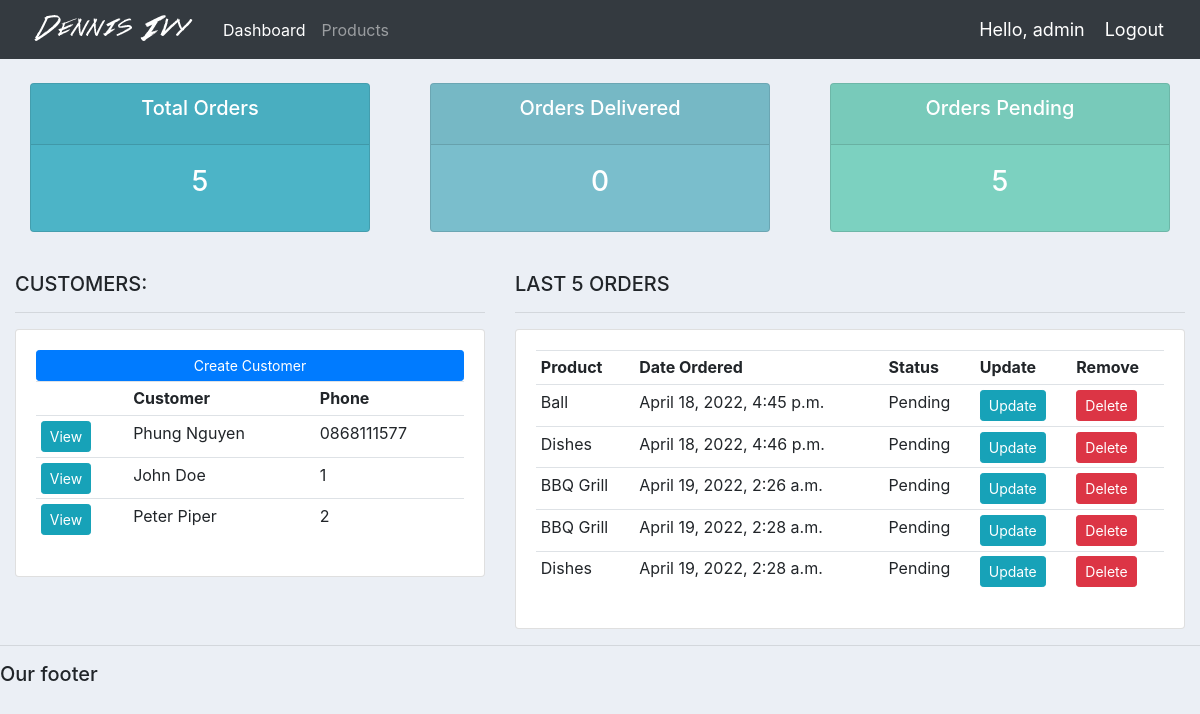
Before: / (signed in) with the older database file.
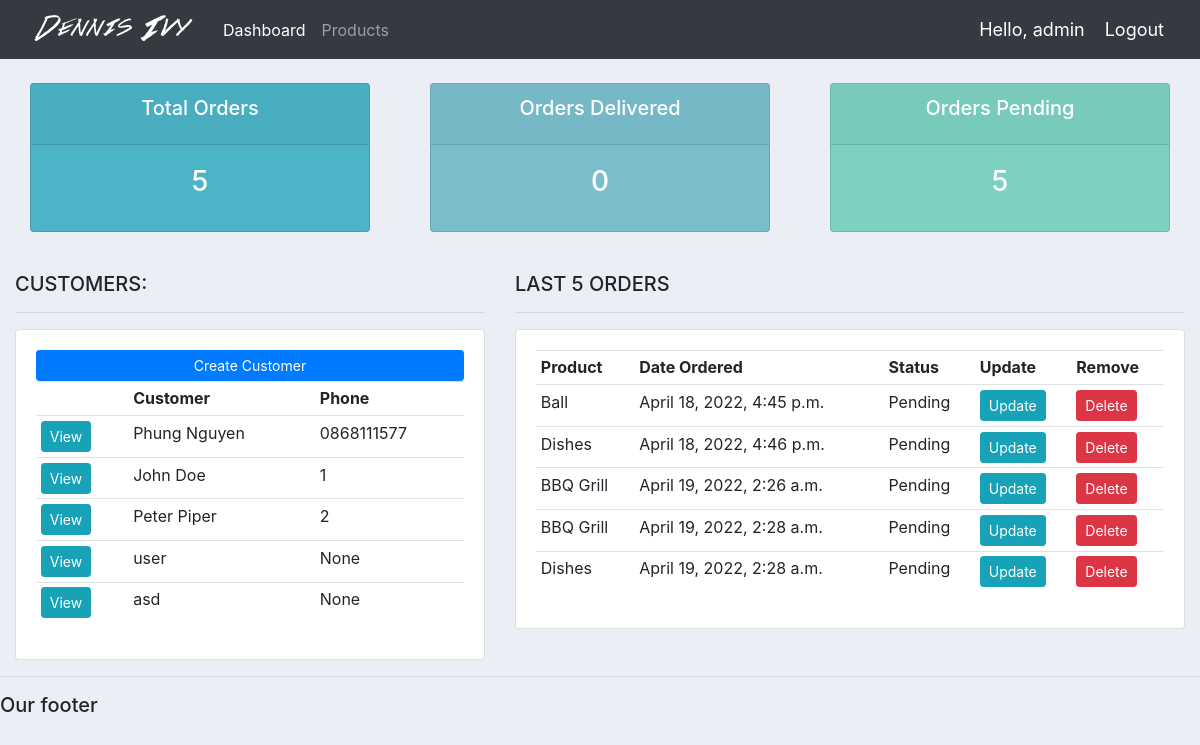
After: the same page with the newer database file.
### accounts/models.py (models this page shows, shortened)
class Customer(models.Model):
	user = models.OneToOneField(User, null=True, blank=True, on_delete=models.CASCADE)
	name = models.CharField(max_length=200, null=True)
	phone = models.CharField(max_length=200, null=True)
	email = models.CharField(max_length=200, null=True)
	profile_pic = models.ImageField(default="profile1.png", null=True, blank=True)
	date_created = models.DateTimeField(auto_now_add=True, null=True)

class Order(models.Model):
	STATUS = (
			('Pending', 'Pending'),
			('Out for delivery', 'Out for delivery'),
			('Delivered', 'Delivered'),
			)
	customer = models.ForeignKey(Customer, null=True, on_delete= models.SET_NULL)
	product = models.ForeignKey(Product, null=True, on_delete= models.SET_NULL)
	date_created = models.DateTimeField(auto_now_add=True, null=True)
	status = models.CharField(max_length=200, null=True, choices=STATUS)
	note = models.CharField(max_length=1000, null=True)

class Product(models.Model):
	CATEGORY = (
			('Indoor', 'Indoor'),
			('Out Door', 'Out Door'),
			)
	name = models.CharField(max_length=200, null=True)
	price = models.FloatField(null=True)
	category = models.CharField(max_length=200, null=True, choices=CATEGORY)
	description = models.CharField(max_length=200, null=True, blank=True)
	date_created = models.DateTimeField(auto_now_add=True, null=True)
	tags = models.ManyToManyField(Tag)
	def __str__(self):
		return self.name

### accounts/decorators.py (the view)
	def wrapper_function(request, *args, **kwargs):
		group = None
		if request.user.groups.exists():
			group = request.user.groups.all()[0].name
		if group == 'customer':
			return redirect('user-page')
		if group == 'admin':
			return view_func(request, *args, **kwargs)

### accounts/views.py (called while the page is built)
@login_required(login_url='login')
@admin_only
def home(request):
	orders = Order.objects.all()
	customers = Customer.objects.all()
	total_customers = customers.count()
	total_orders = orders.count()
	delivered = orders.filter(status='Delivered').count()
	pending = orders.filter(status='Pending').count()
	context = {'orders':orders, 'customers':customers,
	'total_orders':total_orders,'delivered':delivered,
	'pending':pending }
	return render(request, 'accounts/dashboard.html', context)

### accounts/templates/accounts/dashboard.html
{%  extends 'accounts/main.html' %}
{% block content %}
{%  include 'accounts/status.html' %}
<br>
<div class="row">
	<div class="col-md-5">
		<h5>CUSTOMERS:</h5>
		<hr>
		<div class="card card-body">
			<a class="btn btn-primary  btn-sm btn-block" href="">Create Customer</a>
			<table class="table table-sm">
				<tr>
					<th></th>
					<th>Customer</th>
					<th>Phone</th>
				</tr>
				{% for customer in customers %}
					<tr>
						<td><a class="btn btn-sm btn-info" href="{% url 'customer' customer.id %}">View</a></td>
						<td>{{customer.name}}</td>
						<td>{{customer.phone}}</td>
					</tr>
				{% endfor %}
			</table>
		</div>
	</div>
	<div class="col-md-7">
		<h5>LAST 5 ORDERS</h5>
		<hr>
		<div class="card card-body">
			<table class="table table-sm">
				<tr>
					<th>Product</th>
					<th>Date Ordered</th>
					<th>Status</th>
					<th>Update</th>
					<th>Remove</th>
				</tr>
				{% for order in orders %}
					<tr>
						<td>{{order.product}}</td>
						<td>{{order.date_created}}</td>
						<td>{{order.status}}</td>
						<td><a class="btn btn-sm btn-info" href="{% url 'update_order' order.id %}">Update</a></td>
						<td><a class="btn btn-sm btn-danger" href="{% url 'delete_order' order.id %}">Delete</a></td>
					</tr>
				{% endfor %}
			</table>
		</div>
	</div>
</div>
{% endblock %}

### accounts/templates/accounts/main.html (shortened to what this page needs)
{% load static %}
<!DOCTYPE html>
<html>
<head>
	<link rel="stylesheet" href="https://stackpath.bootstrapcdn.com/bootstrap/4.3.1/css/bootstrap.min.css">
	<link rel="stylesheet" type="text/css" href="{% static 'css/main.css' %}">
</head>
<body>
	{%  include 'accounts/navbar.html' %}
	<div class="container-fluid">
	{% block content %}
	{% endblock %}
    </div>
	<hr>
	<h5>Our footer</h5>
</body>
</html>

### accounts/templates/accounts/navbar.html (shortened to what this page needs)
{% load static %}
<nav class="navbar navbar-expand-lg navbar-dark bg-dark">
 <img src="{% static 'images/logo.png' %}">
  <div class="collapse navbar-collapse" id="navbarNav">
    <ul class="navbar-nav">
      {% if request.user.is_staff %}
      <li class="nav-item active">
        <a class="nav-link" href="{% url 'home' %}">Dashboard</a>
      </li>
      <li class="nav-item">
        <a class="nav-link" href="{% url 'products' %}">Products</a>
      </li>
      {% else %}
       <li class="nav-item">
        <a class="nav-link" href="{% url 'account' %}">Settings</a>
      </li>
      {% endif %}
    </ul>
  </div>
  <span class="hello-msg">Hello, {{request.user}}</span>
  <span ><a  class="hello-msg" href="{% url 'logout' %}">Logout</a></span>
</nav>

### accounts/templates/accounts/status.html
<br>
<div class="row">
	<div class="col">
		<div class="col-md">
			<div class="card text-center text-white  mb-3" id="total-orders">
			  	<div class="card-header">
			  		<h5 class="card-title">Total Orders</h5>
			  	</div>
			  	<div class="card-body">
			    	<h3 class="card-title">{{total_orders}}</h3>
			  	</div>
			</div>
		</div>
	</div>
	<div class="col">
		<div class="col-md">
			<div class="card text-center text-white  mb-3" id="orders-delivered">
			  	<div class="card-header">
			  		<h5 class="card-title">Orders Delivered</h5>
			  	</div>
			  	<div class="card-body">
			    	<h3 class="card-title">{{delivered}}</h3>
			  	</div>
			</div>
		</div>
	</div>
	<div class="col">
		<div class="col-md">
			<div class="card text-center text-white  mb-3" id="orders-pending">
			  	<div class="card-header">
			  		<h5 class="card-title">Orders Pending</h5>
			  	</div>
			  	<div class="card-body">
			    	<h3 class="card-title">{{pending}}</h3>
			  	</div>
			</div>
		</div>
	</div>
</div>

### static/css/main.css (style rules this page uses)
body { background-color: #ebeff5; }
#total-orders { background-color: #4cb4c7; }
#orders-delivered { background-color: #7abecc; }
#orders-pending { background-color: #7CD1C0; }

### accounts/templates/accounts/navbar.html (style rules this page uses)
.hello-msg { font-size: 18px; color: #fff; margin-right: 20px; }

Changed rows visible on the page:
added Customer: name "user", phone "None"
added Customer: name "asd", phone "None"
